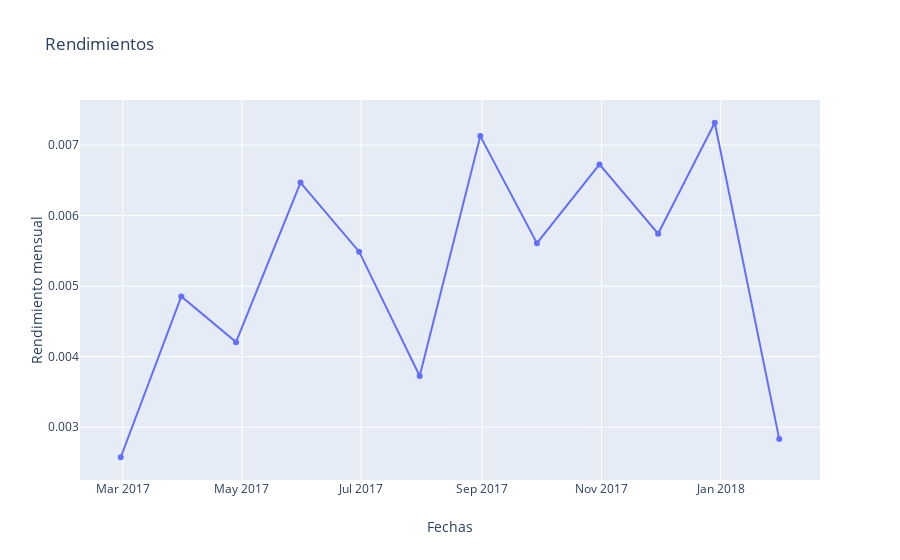

The code cell stored with this chart in its notebook:
### Code cell
x = fechas
data = go.Scatter(x=x,y= Rends_mensual, mode= 'lines+markers', name= 'Rendimiento mensual')

layout = go.Layout(title='Rendimientos', xaxis=dict(title='Fechas'),yaxis=dict(title='Rendimiento mensual'))
fig = go.Figure(data=data,layout=layout)
iplot(fig, filename = 'Hist')

### Figure 1 — Plotly figure (JSON) as saved in the notebook; plotly's stock layout.template omitted (floating-point values rounded to 4 significant figures)
{"data": [{"mode": "lines+markers", "name": "Rendimiento mensual", "type": "scatter", "x": ["2017-02-28", "2017-03-31", "2017-04-28", "2017-05-31", "2017-06-30", "2017-07-31", "2017-08-31", "2017-09-29", "2017-10-31", "2017-11-30", "2017-12-29", "2018-01-31", "2018-02-28"], "y": [0.002574, 0.004854, 0.004206, 0.006468, 0.005489, 0.003727, 0.007127, 0.00561, 0.006726, 0.005745, 0.007317, 0.002832]}], "layout": {"title": {"text": "Rendimientos"}, "xaxis": {"title": {"text": "Fechas"}}, "yaxis": {"title": {"text": "Rendimiento mensual"}}}}
